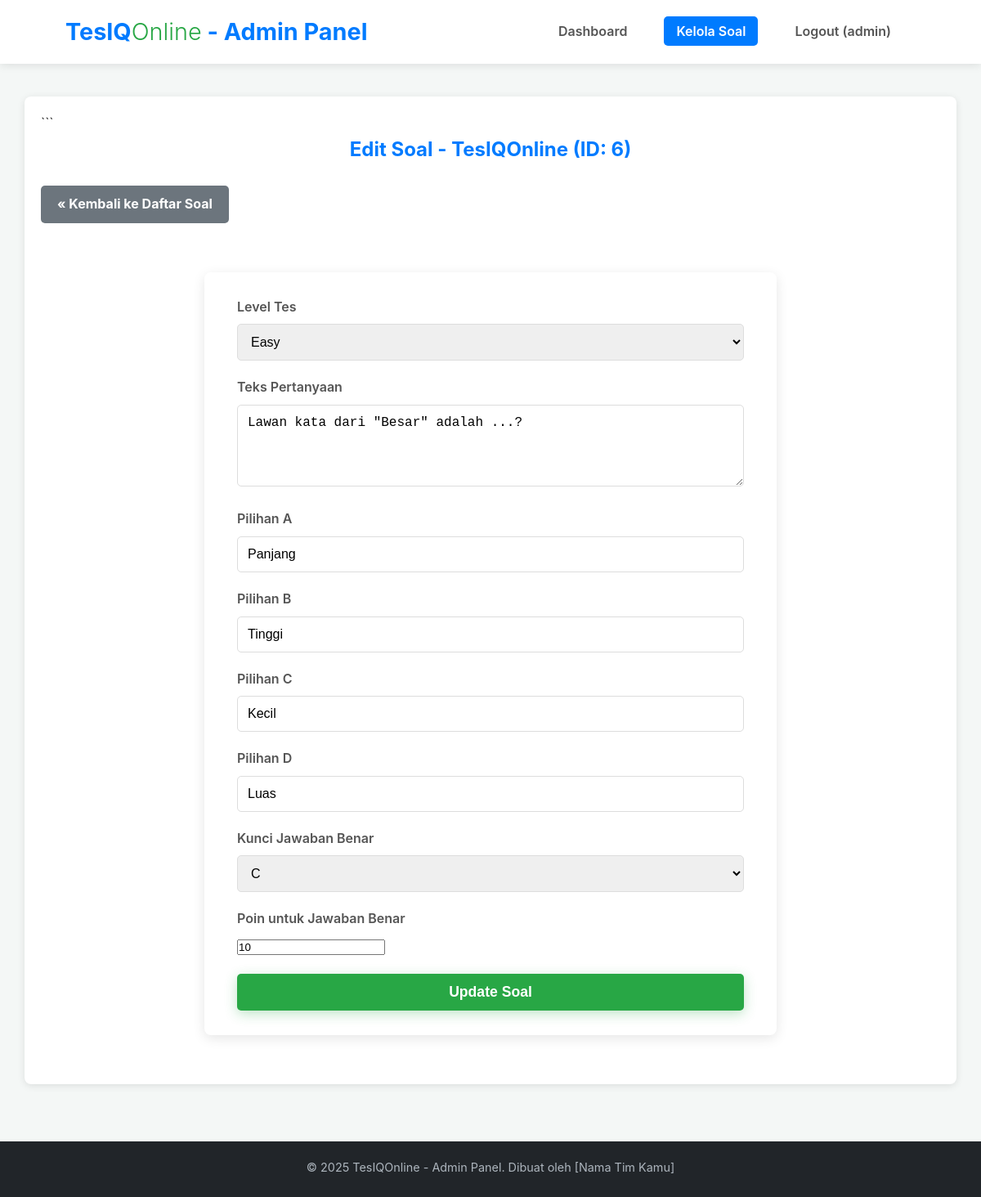
Page /admin/edit_soal.php?id=6 (signed in) on the earlier database version.
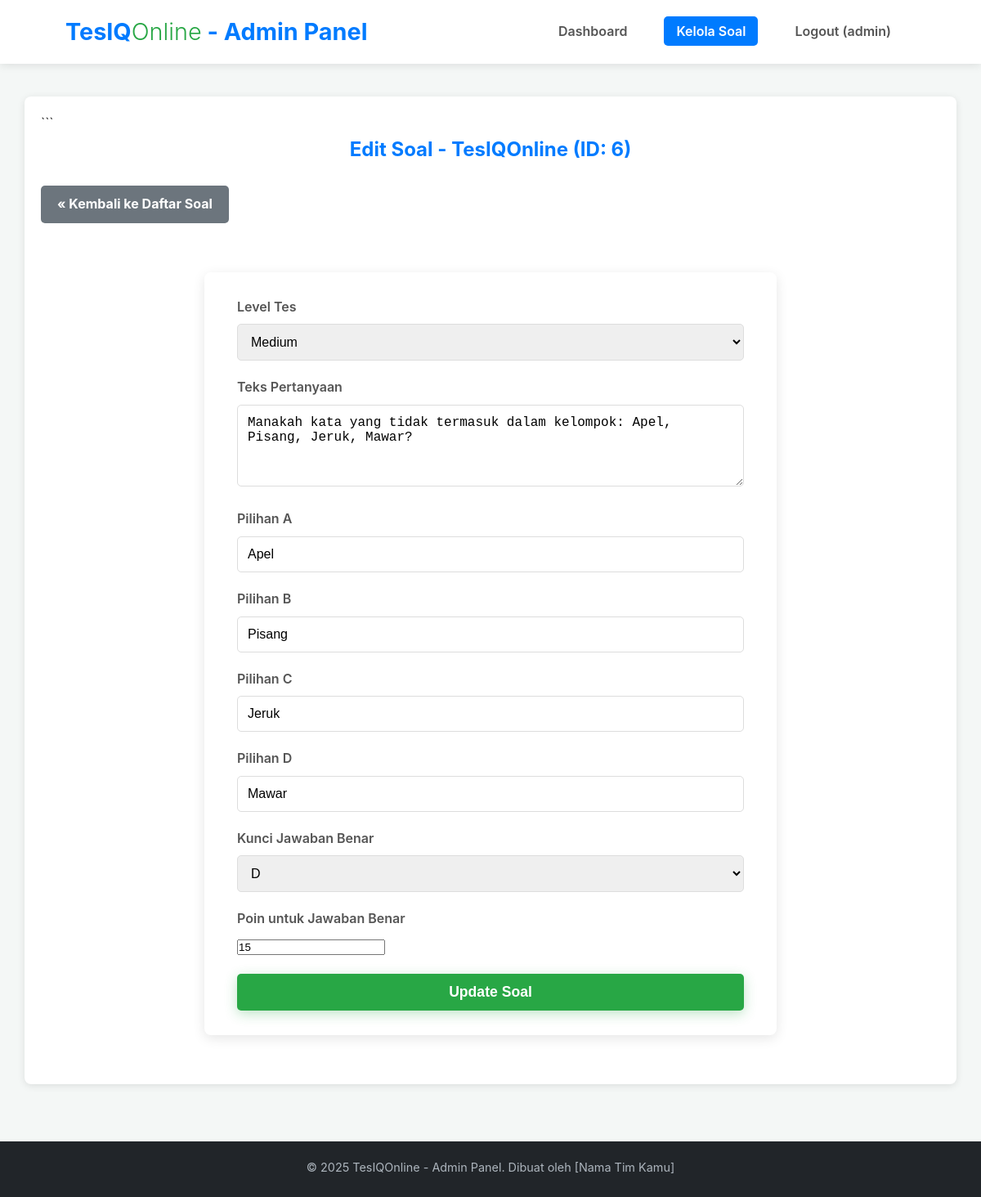
Same page on the later database version.
### tables this page shows
CREATE TABLE IF NOT EXISTS `questions` (
  `id` int(11) NOT NULL AUTO_INCREMENT,
  `level_id` int(11) NOT NULL,
  `question_number` int(11) NOT NULL,
  `question_text` text NOT NULL,
  `option_a` varchar(255) NOT NULL,
  `option_b` varchar(255) NOT NULL,
  `option_c` varchar(255) NOT NULL,
  `option_d` varchar(255) NOT NULL,
  `correct_option` char(1) NOT NULL,
  `points` int(11) NOT NULL DEFAULT 10,
  `created_at` timestamp NOT NULL DEFAULT current_timestamp(),
  PRIMARY KEY (`id`),
  KEY `level_id` (`level_id`),
  CONSTRAINT `questions_ibfk_1` FOREIGN KEY (`level_id`) REFERENCES `levels` (`id`) ON DELETE CASCADE
);

CREATE TABLE IF NOT EXISTS `levels` (
  `id` int(11) NOT NULL AUTO_INCREMENT,
  `level_name` varchar(50) NOT NULL,
  `description` text DEFAULT NULL,
  PRIMARY KEY (`id`),
  UNIQUE KEY `level_name` (`level_name`)
);

### admin/edit_soal.php (the view, shortened to what this page needs)
<?php
$page_title = "Edit Soal - TesIQOnline";
require_once 'admin_header.php';
$question_id = isset($_GET['id']) ? (int)$_GET['id'] : 0;
if (isset($_SESSION['form_data_edit'])) {
    $form_data = $_SESSION['form_data_edit'];
    $question_text = $form_data['question_text'] ?? '';
    $option_a = $form_data['option_a'] ?? '';
    $option_b = $form_data['option_b'] ?? '';
    $option_c = $form_data['option_c'] ?? '';
    $option_d = $form_data['option_d'] ?? '';
    $correct_option = $form_data['correct_option'] ?? '';
    $points = $form_data['points'] ?? 10;
    $level_id_selected = $form_data['level_id'] ?? '';
    $question_id = $form_data['question_id'] ?? $question_id;
    unset($_SESSION['form_data_edit']);
} elseif ($question_id > 0) {
    $stmt = $conn->prepare("SELECT * FROM questions WHERE id = ?");
    if ($stmt) {
        $stmt->bind_param("i", $question_id);
        $stmt->execute();
        $result = $stmt->get_result();
        if ($result->num_rows == 1) {
            $question_data = $result->fetch_assoc();
            $question_text = $question_data['question_text'];
            $option_a = $question_data['option_a'];
            $option_b = $question_data['option_b'];
            $option_c = $question_data['option_c'];
            $option_d = $question_data['option_d'];
            $correct_option = $question_data['correct_option'];
            $points = $question_data['points'];
            $level_id_selected = $question_data['level_id'];
        } else {
            $_SESSION['admin_message'] = ['type' => 'error', 'text' => 'Soal tidak ditemukan.'];
            header("Location: manajemen_soal.php");
            exit();
        }
    } else {
        error_log("Gagal prepare statement untuk mengambil data soal edit: " . $conn->error);
        $_SESSION['admin_message'] = ['type' => 'error', 'text' => 'Terjadi kesalahan server saat mengambil data soal.'];
        header("Location: manajemen_soal.php");
        exit();
    }
} else {
    $_SESSION['admin_message'] = ['type' => 'error', 'text' => 'ID Soal tidak valid untuk diedit.'];
    header("Location: manajemen_soal.php");
    exit();
}
?>
<h2 class="page-title"><?php echo $page_title; ?> (ID: <?php echo $question_id; ?>)</h2>
<a href="manajemen_soal.php" class="action-button" style="margin-bottom: 20px; background-color:#6c757d;">&laquo; Kembali ke Daftar Soal</a>
<form action="proses_edit_soal.php" method="POST" class="form-container" style="max-width: 700px; margin-left:auto; margin-right:auto;">
    <div class="form-group">
        <label for="level_id">Level Tes</label>
        <select name="level_id" id="level_id" required>
            <?php foreach ($levels_admin as $level) : ?>
                <option value="<?php echo $level['id']; ?>" <?php echo ($level_id_selected == $level['id']) ? 'selected' : ''; ?>>
                    <?php echo htmlspecialchars($level['level_name']); ?>
                </option>
            <?php endforeach; ?>
        </select>
    </div>
    <div class="form-group">
        <label for="question_text">Teks Pertanyaan</label>
        <textarea name="question_text" id="question_text" rows="4" required><?php echo htmlspecialchars($question_text); ?></textarea>
    </div>
    <div class="form-group">
        <label for="option_a">Pilihan A</label>
        <input type="text" name="option_a" id="option_a" value="<?php echo htmlspecialchars($option_a); ?>" required>
    </div>
    <div class="form-group">
        <label for="option_b">Pilihan B</label>
        <input type="text" name="option_b" id="option_b" value="<?php echo htmlspecialchars($option_b); ?>" required>
    </div>
    <div class="form-group">
        <label for="option_c">Pilihan C</label>
        <input type="text" name="option_c" id="option_c" value="<?php echo htmlspecialchars($option_c); ?>" required>
    </div>
    <div class="form-group">
        <label for="option_d">Pilihan D</label>
        <input type="text" name="option_d" id="option_d" value="<?php echo htmlspecialchars($option_d); ?>" required>
    </div>
    <div class="form-group">
        <label for="correct_option">Kunci Jawaban Benar</label>
        <select name="correct_option" id="correct_option" required>
            <option value="C" <?php echo ($correct_option == 'C') ? 'selected' : ''; ?>>C</option>
            <option value="D" <?php echo ($correct_option == 'D') ? 'selected' : ''; ?>>D</option>
        </select>
    </div>
    <div class="form-group">
        <label for="points">Poin untuk Jawaban Benar</label>
        <input type="number" name="points" id="points" value="<?php echo htmlspecialchars($points); ?>" min="1" required>
    </div>
    <button type="submit" class="btn btn-primary btn-form">Update Soal</button>
</form>
<?php
require_once 'admin_footer.php';
?>

Differences in the rows shown:
changed questions: level_id "Easy" → "Medium"; question_text "Lawan kata dari \"Besar\" adalah ...?" → "Manakah kata yang tidak termasuk dalam kelompok: Apel, Pisang, Jeruk, Mawar?"; option_a "Panjang" → "Apel"; option_b "Tinggi" → "Pisang"; option_c "Kecil" → "Jeruk"; option_d "Luas" → "Mawar"; correct_option "C" → "D"; points "10" → "15"
